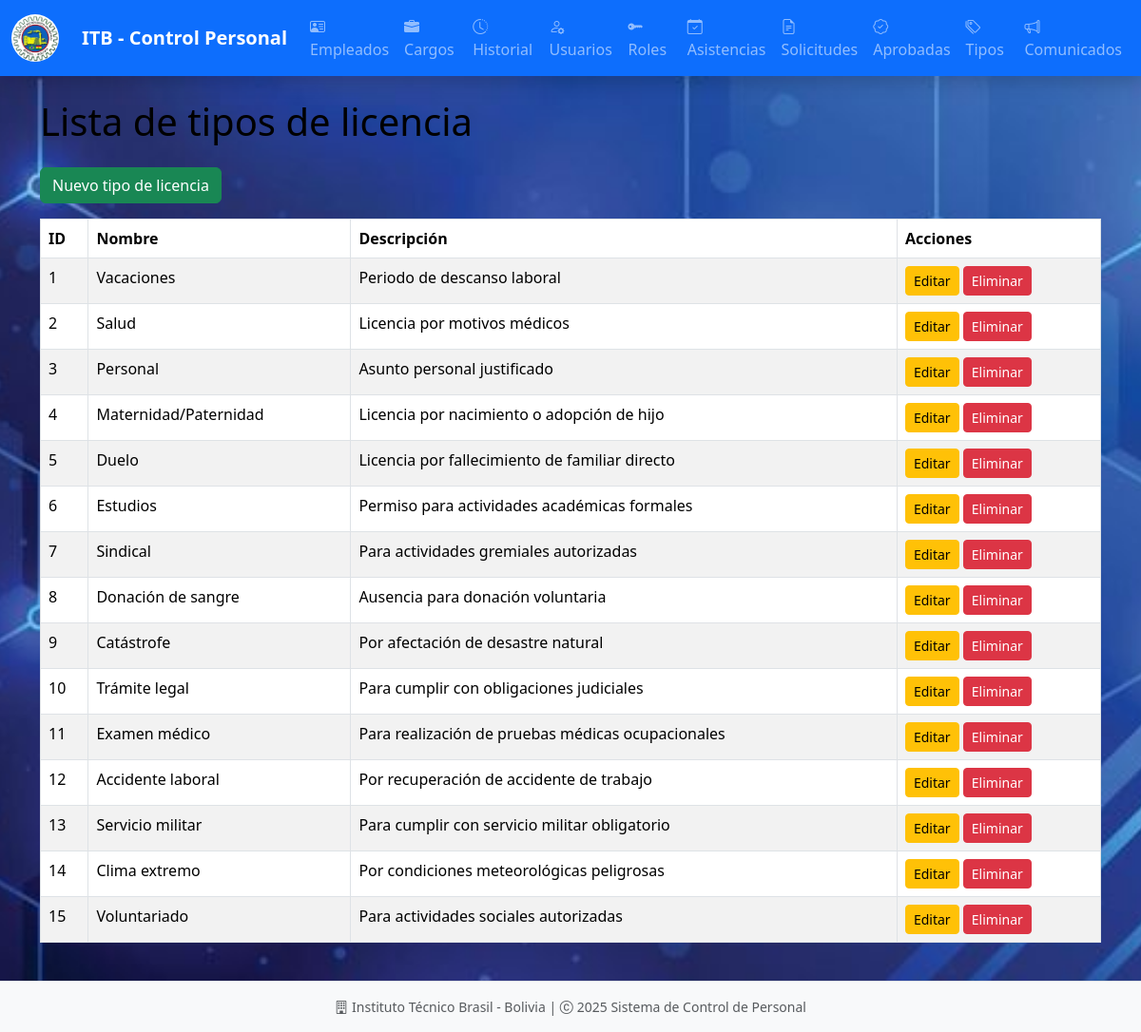
Screenshot of /tipos_licencia/ with the database file from the repository.
### models/tipo_licencia_model.py (models this page shows, shortened)
class TipoLicencia(db.Model):
    __tablename__ = 'tipos_licencia'
    id = db.Column(db.Integer, primary_key=True)
    nombre = db.Column(db.String(100), nullable=False)
    descripcion = db.Column(db.String(200))
    solicitudes = db.relationship('SolicitudLicencia', back_populates='tipo_licencia', cascade='all, delete-orphan')
    @staticmethod
    def get_all():
        return TipoLicencia.query.all()
    def delete(self):
        db.session.delete(self)
        db.session.commit()

### controllers/tipo_licencia_controller.py (the view)
@tipo_licencia_bp.route('/')
def index():
    tipos = TipoLicencia.get_all()
    return tipo_licencia_view.list(tipos)

### run.py (called while the page is built)
@app.context_processor
def inject_active_path():
    def is_active(path):
        return 'active' if request.path == path else ''
    return(dict(is_active = is_active))

### views/tipo_licencia_view.py (called while the page is built)
def list(tipos):
    return render_template("admin/tipo_licencia/index.html", tipos=tipos)

### templates/admin/tipo_licencia/index.html (shortened to what this page needs)
{% extends 'admin/base.html' %}
{% block content %}
<h1 class="mb-4">Lista de tipos de licencia</h1>
<a href="{{ url_for('tipo_licencia.create') }}" class="btn btn-success mb-3">Nuevo tipo de licencia</a>
<table class="table table-striped table-bordered table-hover">
    <thead class="thead-dark">
        <tr>
            <th>ID</th>
            <th>Nombre</th>
            <th>Descripción</th>
            <th>Acciones</th>
        </tr>
    </thead>
    <tbody>
        {% for tipo in tipos %}
        <tr>
            <td>{{ tipo.id }}</td>
            <td>{{ tipo.nombre }}</td>
            <td>{{ tipo.descripcion or '' }}</td>
            <td>
                <a href="{{ url_for('tipo_licencia.edit', id=tipo.id) }}" class="btn btn-warning btn-sm">Editar</a>
                <a href="{{ url_for('tipo_licencia.delete', id=tipo.id) }}" class="btn btn-danger btn-sm ml-2" onclick="return confirm('¿Estás seguro de eliminar este tipo de licencia?');">Eliminar</a>
            </td>
        </tr>
        {% endfor %}
    </tbody>
</table>
{% endblock %}

### static/style/style_admin.css (style rules this page uses)
:root { --primary-color: #0d6efd; --secondary-color: #6c757d; --success-color: #198754; --info-color: #0dcaf0; --warning-color: #ffc107; --danger-color: #dc3545; --light-color: #f8f9fa; --dark-color: #212529; }
body { font-family: 'Segoe UI', Tahoma, Geneva, Verdana, sans-serif; background-image: url('../images/background.jpg'); background-size: cover; background-repeat: no-repeat; background-attachment: fixed; background-position: center; color: #000000; }

### rows the page displays
TipoLicencia: id "1", nombre "Vacaciones", descripcion "Periodo de descanso laboral"
TipoLicencia: id "2", nombre "Salud", descripcion "Licencia por motivos médicos"
TipoLicencia: id "3", nombre "Personal", descripcion "Asunto personal justificado"
TipoLicencia: id "4", nombre "Maternidad/Paternidad", descripcion "Licencia por nacimiento o adopción de hijo"
TipoLicencia: id "5", nombre "Duelo", descripcion "Licencia por fallecimiento de familiar directo"
TipoLicencia: id "6", nombre "Estudios", descripcion "Permiso para actividades académicas formales"
TipoLicencia: id "7", nombre "Sindical", descripcion "Para actividades gremiales autorizadas"
TipoLicencia: id "8", nombre "Donación de sangre", descripcion "Ausencia para donación voluntaria"
TipoLicencia: id "9", nombre "Catástrofe", descripcion "Por afectación de desastre natural"
TipoLicencia: id "10", nombre "Trámite legal", descripcion "Para cumplir con obligaciones judiciales"
TipoLicencia: id "11", nombre "Examen médico", descripcion "Para realización de pruebas médicas ocupacionales"
TipoLicencia: id "12", nombre "Accidente laboral", descripcion "Por recuperación de accidente de trabajo"
TipoLicencia: id "13", nombre "Servicio militar", descripcion "Para cumplir con servicio militar obligatorio"
TipoLicencia: id "14", nombre "Clima extremo", descripcion "Por condiciones meteorológicas peligrosas"
TipoLicencia: id "15", nombre "Voluntariado", descripcion "Para actividades sociales autorizadas"
